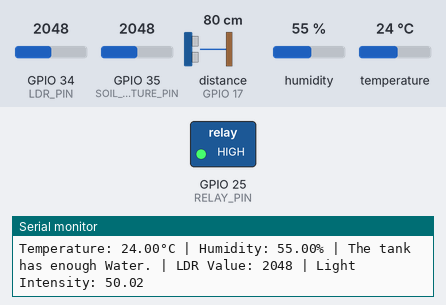
This sketch was run on a simulated ESP32. Shown: switched loads named in the sketch (green lamp = pin HIGH), the last lines printed to the serial monitor. Wiring (inferred from the names in the program): ultrasonic range finder: trigger GPIO 16; echo GPIO 17. The inputs (shaded band) are chosen by the test bench; at power-on: GPIO 35 (SOIL_MOISTURE_PIN) = 2048, GPIO 34 (LDR_PIN) = 2048, distance to the obstacle (sensor on GPIO 17) 80 cm, humidity 55 %, temperature 24 °C. The echo pulse lasts 58.3 µs per cm; WiFi joins after 1.5 s; servers stay silent unless stated; network time is answered at once with the bench clock; the local clock reads 2024-03-15 10:24:30 at power-on unless the sketch sets it; pins used as bus, display or sensor lines are not drawn.

Above: at 3.0 s.
3.1 s: GPIO 35 (SOIL_MOISTURE_PIN) set to 1673
4.8 s: GPIO 35 (SOIL_MOISTURE_PIN) set to 1584
At 5.9 s:
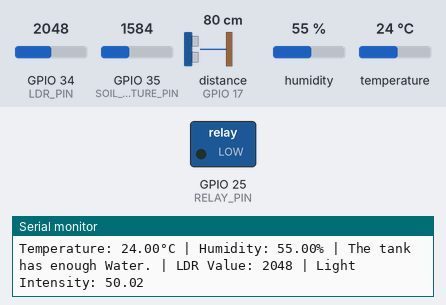
Timing chart, 0 to 7.8 s (numbered marks = the images above; inputs shaded):
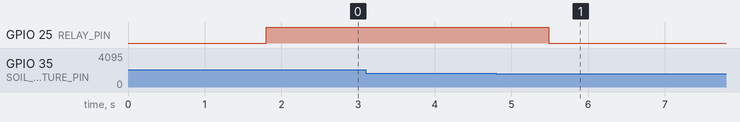

The sketch:

HydroGenesis_Without_ML.ino
```cpp
#define BLYNK_TEMPLATE_ID "*************"
#define BLYNK_TEMPLATE_NAME "HydroGenesis"
#define BLYNK_PRINT Serial

#include <WiFi.h>
#include <BlynkSimpleEsp32.h>
#include <FirebaseESP32.h>
#include <DHT.h>
#include <NTPClient.h>

// Network and cloud service credentials
const char blynk_auth[] = "********************************";
const char ssid[] = "********";
const char pass[] = "********";

// Firebase configuration
FirebaseConfig config;
FirebaseAuth auth;
FirebaseData firebaseData;

// NTP client for timestamps
WiFiUDP ntpUDP;
NTPClient timeClient(ntpUDP, "pool.ntp.org", 19800, 60000); // IST offset = 19800 seconds

// Sensor pin definitions
#define SOIL_MOISTURE_PIN 35
#define DHT_PIN 26
#define DHT_TYPE DHT22
#define TRIG_PIN 16
#define ECHO_PIN 17
#define LDR_PIN 34
#define RELAY_PIN 25

// Initialize sensor objects
DHT dht(DHT_PIN, DHT_TYPE);
BlynkTimer timer;

String path = "/sensor_data";

void setup() {
  Serial.begin(115200);
  Serial.println("Setup Started...");

  // Initialize WiFi connection
  Serial.print("Connecting to WiFi: ");
  Serial.println(ssid);
  WiFi.begin(ssid, pass);

  int attempt = 0;
  while (WiFi.status() != WL_CONNECTED) {
    delay(500);
    Serial.print(".");
    attempt++;
    if (attempt > 20) {
      Serial.println("\nFailed to connect to WiFi. Restarting...");
      ESP.restart();
    }
  }
  Serial.println("\nWiFi Connected!");
  Serial.print("IP Address: ");
  Serial.println(WiFi.localIP());

  // Configure and initialize Firebase
  config.api_key = "**************************************";
  config.database_url = "https://*********.firebaseio.com/";
  auth.user.email = "********@gmail.com";
  auth.user.password = "***********";
  Firebase.begin(&config, &auth);
  Firebase.reconnectWiFi(true);

  timeClient.begin();

  // Initialize Blynk connection
  Serial.println("Connecting to Blynk...");
  Blynk.begin(blynk_auth, ssid, pass);

  if (Blynk.connected()) {
    Serial.println("Blynk Connected Successfully!");
  } else {
    Serial.println("Blynk Connection Failed!");
  }

  // Initialize sensors and pins
  dht.begin();
  pinMode(SOIL_MOISTURE_PIN, INPUT);
  pinMode(TRIG_PIN, OUTPUT);
  pinMode(ECHO_PIN, INPUT);
  pinMode(RELAY_PIN, OUTPUT);
  pinMode(LDR_PIN, INPUT);
  digitalWrite(RELAY_PIN, HIGH);  // Ensure relay is off initially

  // Set up periodic sensor reading
  timer.setInterval(4000L, readAllSensors);
}

void loop() {
  // Maintain network connections
  if (WiFi.status() != WL_CONNECTED) {
    Serial.println("WiFi Disconnected! Reconnecting...");
    WiFi.begin(ssid, pass);
    return;
  }

  if (!Blynk.connected()) {
    Serial.println("Blynk Disconnected! Attempting Reconnect...");
    Blynk.begin(blynk_auth, ssid, pass);
    return;
  }

  // Run Blynk and timer services
  Blynk.run();
  timer.run();
  timeClient.update();

  // Get current timestamp for Firebase records
  unsigned long epochTime = timeClient.getEpochTime();
  String uniqueID = String(epochTime);

  // Read all sensor values
  int soil_moisture = readSoilMoisture();
  float temperature = readTemperature();
  float humidity = readHumidity();
  int distance = readUltrasonic();
  int light = readLDR();

  // Push data to Firebase
  Firebase.pushString(firebaseData, "/sensor_data/" + uniqueID + "/temperature", String(temperature));
  Firebase.pushString(firebaseData, "/sensor_data/" + uniqueID + "/humidity", String(humidity));
  Firebase.pushString(firebaseData, "/sensor_data/" + uniqueID + "/light_intensity", String(light));
  Firebase.pushString(firebaseData, "/sensor_data/" + uniqueID + "/pump_status", String(digitalRead(RELAY_PIN)));
  Firebase.pushString(firebaseData, "/sensor_data/" + uniqueID + "/soil_moisture", String(soil_moisture));
  Firebase.pushString(firebaseData, "/sensor_data/" + uniqueID + "/water_level", String(distance));
}

/**
 * Reads soil moisture level and controls pump accordingly
 * @return Moisture percentage (0-100)
 */
int readSoilMoisture() {
  int soilMoisture = analogRead(SOIL_MOISTURE_PIN);
  int moisturePercentage = map(soilMoisture, 0, 4095, 0, 100);
  moisturePercentage = constrain(moisturePercentage, 0, 100);

  Serial.print("Soil Moisture: ");
  Serial.print(moisturePercentage);
  Serial.print("% | ");
  Blynk.virtualWrite(V1, moisturePercentage);

  // Pump control logic
  if (moisturePercentage < 40) {
    digitalWrite(RELAY_PIN, LOW);
    Serial.println("Pump Activated");
  } else if (moisturePercentage >= 70) {
    digitalWrite(RELAY_PIN, HIGH);
    Serial.println("Pump Deactivated");
  } else {
    Serial.println("Moisture in optimal range, no action taken");
  }
  return moisturePercentage;
}

/**
 * Reads temperature from DHT sensor
 * @return Temperature in Celsius
 */
float readTemperature() {
  float temperature = dht.readTemperature();

  if (isnan(temperature)) {
    Serial.println("Failed to read Temperature!");
    return 0;
  }

  Serial.print("Temperature: ");
  Serial.print(temperature);
  Serial.print("°C | ");

  Blynk.virtualWrite(V2, temperature);
  return temperature;
}

/**
 * Reads humidity from DHT sensor
 * @return Humidity percentage
 */
float readHumidity() {
  float humidity = dht.readHumidity();

  if (isnan(humidity)) {
    Serial.println("Failed to read Humidity!");
    return 0;
  }

  Serial.print("Humidity: ");
  Serial.print(humidity);
  Serial.print("% | ");

  Blynk.virtualWrite(V3, humidity);
  return humidity;
}

/**
 * Measures water level using ultrasonic sensor
 * @return Distance to water surface in cm
 */
int readUltrasonic() {
  digitalWrite(TRIG_PIN, LOW);
  delayMicroseconds(2);
  digitalWrite(TRIG_PIN, HIGH);
  delayMicroseconds(10);
  digitalWrite(TRIG_PIN, LOW);

  long duration = pulseIn(ECHO_PIN, HIGH);
  int distance = duration * 0.034 / 2;
  distance = 30 - distance;

  if (distance > 0 && distance < 5) {
    Serial.print("Water Level Distance: ");
    Serial.print(distance);
    Serial.print(" cm | ");
  } else if (distance >= 5 && distance <= 15) {
    Serial.print("Water Level Distance: ");
    Serial.print(distance);
    Serial.print(" cm | ");
  } else {
    distance = 30;
    Serial.print("The tank has enough Water. | ");
  }
  Blynk.virtualWrite(V0, distance);
  return distance;
}

/**
 * Measures light intensity using LDR
 * @return Light intensity in lux
 */
int readLDR() {
  int ldrValue = analogRead(LDR_PIN);
  float Vout = ldrValue * (5.0 / 4095.0);
  float Rldr = (5.0 * 10000) / Vout - 10000;

  if (Rldr < 0) Rldr = 0;
  float lux = 500 / ((Rldr + 1) / 1000.0);

  Serial.print("LDR Value: ");
  Serial.print(ldrValue);
  Serial.print(" | Light Intensity: ");
  Serial.println(lux);

  Blynk.virtualWrite(V4, lux);
  return lux;
}

/**
 * Reads all sensors and sends data to Blynk
 */
void readAllSensors() {
  readSoilMoisture();
  readTemperature();
  readHumidity();
  readUltrasonic();
  readLDR();
}
```

Measured:
- the behaviour switches between 1638 and 1637 on GPIO 35 (SOIL_MOISTURE_PIN) (found by bisection; images 0 and 1)
- after the input at 4.8 s, GPIO 25 (RELAY_PIN): HIGH → LOW after 0.69 s
